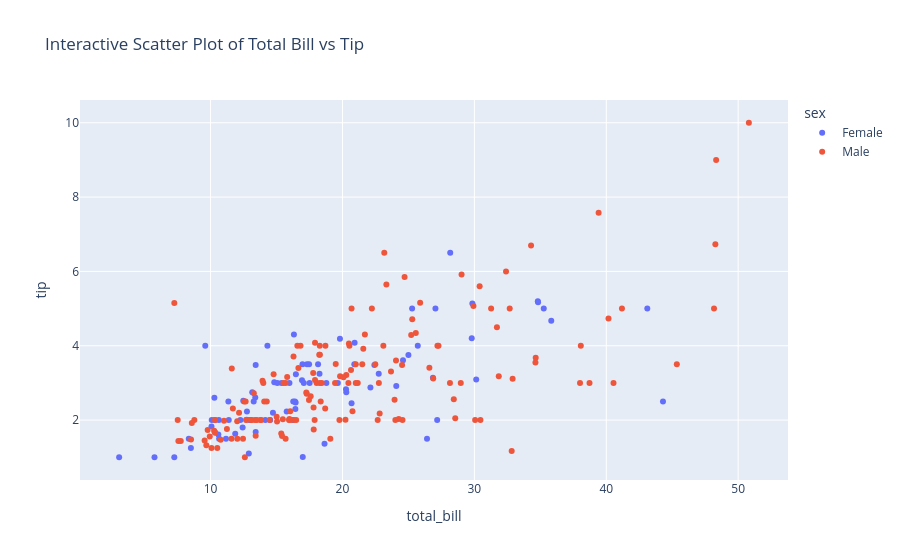

This figure's notebook cell:
### Code cell
import plotly.express as px

# Create an interactive scatter plot using the tips dataset
fig = px.scatter(tips, x='total_bill', y='tip', color='sex',hover_data=['day','size'], title='Interactive Scatter Plot of Total Bill vs Tip')
fig.show()

### Figure 1 — Plotly figure (JSON) as saved in the notebook; plotly's stock layout.template omitted (floating-point values rounded to 4 significant figures; data arrays with more than 128 entries replaced by an {"elided": "..."} marker saying what was removed)
{"data": [{"customdata": {"elided": "87x2 mixed values"}, "hovertemplate": "sex=Female<br>total_bill=%{x}<br>tip=%{y}<br>day=%{customdata[0]}<br>size=%{customdata[1]}<extra></extra>", "legendgroup": "Female", "marker": {"color": "#636efa", "symbol": "circle"}, "mode": "markers", "name": "Female", "orientation": "v", "showlegend": true, "type": "scatter", "x": [16.99, 24.59, 35.26, 14.83, 10.33, 16.97, 20.29, 15.77, 19.65, 15.06, 20.69, 16.93, 10.29, 34.81, 26.41, 16.45, 3.07, 17.07, 26.86, 25.28, 14.73, 10.07, 34.83, 5.75, 16.32, 22.75, 11.35, 15.38, 44.3, 22.42, 20.92, 14.31, 7.25, 25.71, 17.31, 10.65, 12.43, 24.08, 13.42, 12.48, 29.8, 14.52, 11.38, 20.27, 11.17, 12.26, 18.26, 8.51, 10.33, 14.15, 13.16, 17.47, 27.05, 16.43, 8.35, 18.64, 11.87, 29.85, 25.0, 13.39, 16.21, 17.51, 10.59, 10.63, 9.6, 20.9, 18.15, 19.81, 43.11, 13.0, 12.74, 13.0, 16.4, 16.47, 12.76, 13.27, 28.17, 12.9, 30.14, 13.42, 15.98, 16.27, 10.09, 22.12, 35.83, 27.18, 18.78], "xaxis": "x", "y": [1.01, 3.61, 5.0, 3.02, 1.67, 3.5, 2.75, 2.23, 3.0, 3.0, 2.45, 3.07, 2.6, 5.2, 1.5, 2.47, 1.0, 3.0, 3.14, 5.0, 2.2, 1.83, 5.17, 1.0, 4.3, 3.25, 2.5, 3.0, 2.5, 3.48, 4.08, 4.0, 1.0, 4.0, 3.5, 1.5, 1.8, 2.92, 1.68, 2.52, 4.2, 2.0, 2.0, 2.83, 1.5, 2.0, 3.25, 1.25, 2.0, 2.0, 2.75, 3.5, 5.0, 2.3, 1.5, 1.36, 1.63, 5.14, 3.75, 2.61, 2.0, 3.0, 1.61, 2.0, 4.0, 3.5, 3.5, 4.19, 5.0, 2.0, 2.01, 2.0, 2.5, 3.23, 2.23, 2.5, 6.5, 1.1, 3.09, 3.48, 3.0, 2.5, 2.0, 2.88, 4.67, 2.0, 3.0], "yaxis": "y"}, {"customdata": {"elided": "157x2 mixed values"}, "hovertemplate": "sex=Male<br>total_bill=%{x}<br>tip=%{y}<br>day=%{customdata[0]}<br>size=%{customdata[1]}<extra></extra>", "legendgroup": "Male", "marker": {"color": "#EF553B", "symbol": "circle"}, "mode": "markers", "name": "Male", "orientation": "v", "showlegend": true, "type": "scatter", "x": {"elided": "157 float values"}, "xaxis": "x", "y": {"elided": "157 float values"}, "yaxis": "y"}], "layout": {"legend": {"title": {"text": "sex"}, "tracegroupgap": 0}, "title": {"text": "Interactive Scatter Plot of Total Bill vs Tip"}, "xaxis": {"anchor": "y", "domain": [0, 1], "title": {"text": "total_bill"}}, "yaxis": {"anchor": "x", "domain": [0, 1], "title": {"text": "tip"}}}}
